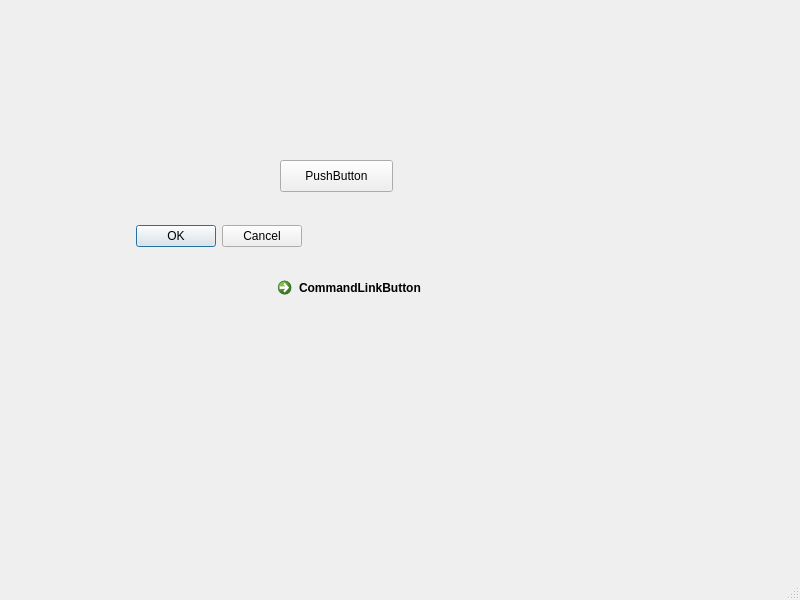
<?xml version="1.0" encoding="UTF-8"?>
<ui version="4.0">
 <class>MainWindow</class>
 <widget class="QMainWindow" name="MainWindow">
  <property name="geometry">
   <rect>
    <x>0</x>
    <y>0</y>
    <width>800</width>
    <height>600</height>
   </rect>
  </property>
  <property name="windowTitle">
   <string>MainWindow</string>
  </property>
  <widget class="QWidget" name="centralwidget">
   <widget class="QPushButton" name="pushButton">
    <property name="geometry">
     <rect>
      <x>280</x>
      <y>160</y>
      <width>113</width>
      <height>32</height>
     </rect>
    </property>
    <property name="text">
     <string>PushButton</string>
    </property>
   </widget>
   <widget class="QCommandLinkButton" name="commandLinkButton">
    <property name="geometry">
     <rect>
      <x>270</x>
      <y>270</y>
      <width>193</width>
      <height>41</height>
     </rect>
    </property>
    <property name="text">
     <string>CommandLinkButton</string>
    </property>
   </widget>
   <widget class="QDialogButtonBox" name="buttonBox">
    <property name="geometry">
     <rect>
      <x>130</x>
      <y>220</y>
      <width>172</width>
      <height>32</height>
     </rect>
    </property>
    <property name="standardButtons">
     <set>QDialogButtonBox::Cancel|QDialogButtonBox::Ok</set>
    </property>
   </widget>
  </widget>
  <widget class="QMenuBar" name="menubar">
   <property name="geometry">
    <rect>
     <x>0</x>
     <y>0</y>
     <width>800</width>
     <height>22</height>
    </rect>
   </property>
  </widget>
  <widget class="QStatusBar" name="statusbar"/>
 </widget>
 <resources/>
 <connections/>
</ui>
